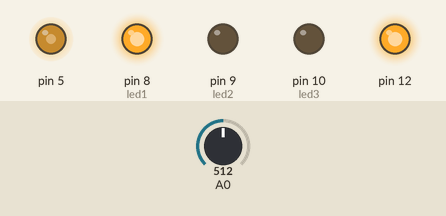
This sketch was run on a simulated Arduino Uno, built with avr-gcc and run on an emulated ATmega328P. Parts: output pins drawn as LEDs (lit = HIGH). The inputs (shaded band) are chosen by the test bench; at power-on: A0 = 512.

Above: at 1.2 s.
1.3 s: A0 set to 716
At 2.5 s:
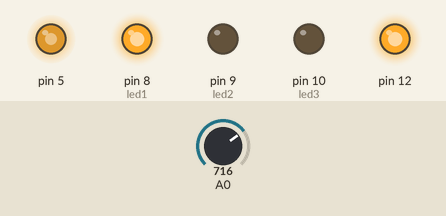
2.8 s: A0 set to 900
At 3.9 s:
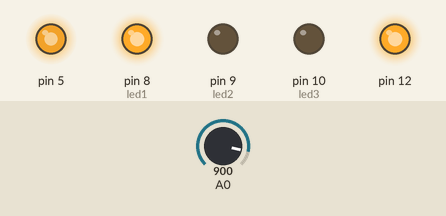
4.3 s: A0 set to 511
At 5.1 s:
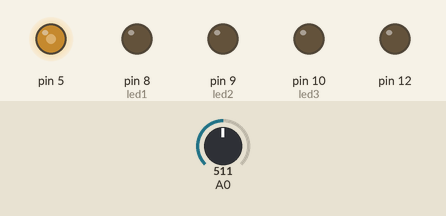
5.8 s: A0 set to 122
At 6.3 s:
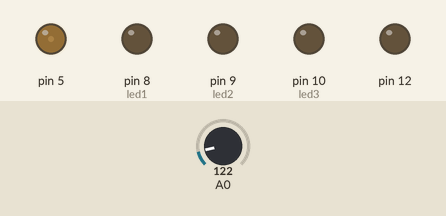
7.3 s: A0 set to 0
At 8.7 s:
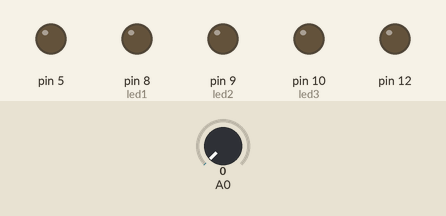
Timing chart, 0 to 9.8 s (numbered marks = the images above; inputs shaded):
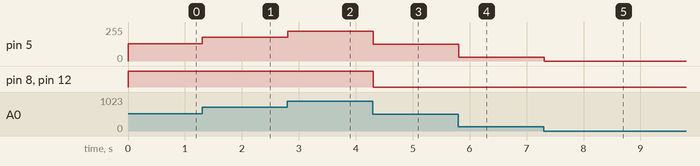

Measured:
- after the input at 1.3 s, pin 5: 128/255 → 179/255 at once
- after the input at 2.8 s, pin 5: 179/255 → 225/255 at once
- after the input at 4.3 s, pin 5: 225/255 → 127/255 at once; pin 8 (led1), pin 12: HIGH → LOW at once
- after the input at 5.8 s, pin 5: 127/255 → 30/255 at once
- after the input at 7.3 s, pin 5: 30/255 → 0/255 at once

The sketch:

EyA_CON_POTENCIO.ino
```cpp
/*Apagar / encender con potenciómetro.
*/

int led1=8;
int led2=9;
int led3=10;

void setup() {
  pinMode(led1,OUTPUT);
  pinMode(led2,OUTPUT);
  pinMode(led3,OUTPUT);
  pinMode(A0,INPUT);
}

void loop() {
  analogWrite(5,(analogRead(A0)/4));
  analogWrite(8,(analogRead(A0)/4));
  analogWrite(12,(analogRead(A0)/4));
  delay(10);
 }
```
